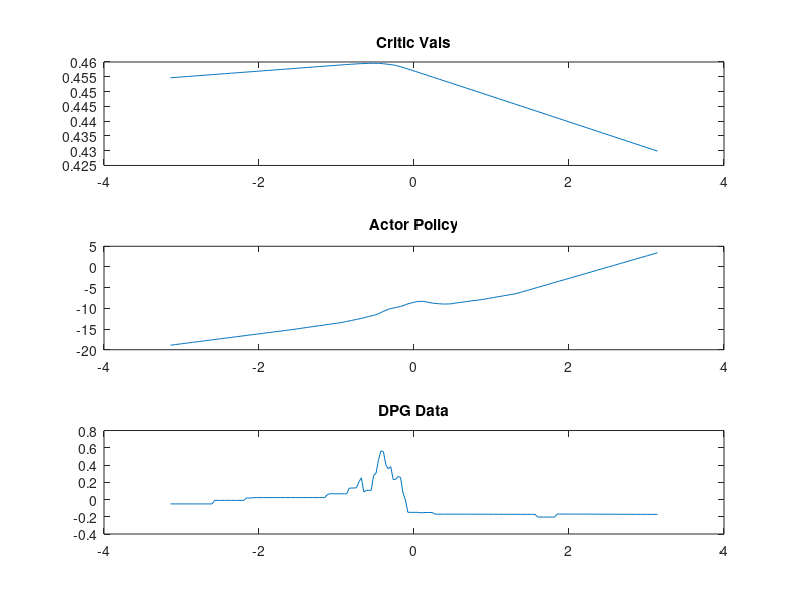

This chart was generated by the following MATLAB code:
critic_data = load('critic_vals.txt');
actor_data = load('actor_data.txt');
dpg_data = load('dpg_data.txt');

subplot(3, 1, 1);
plot(critic_data(:,1), critic_data(:,2));
title('Critic Vals');

subplot(3, 1, 2);
plot(actor_data(:,1), actor_data(:,2));
title('Actor Policy');

subplot(3, 1, 3);
plot(dpg_data(:,1), dpg_data(:,2));
title('DPG Data');